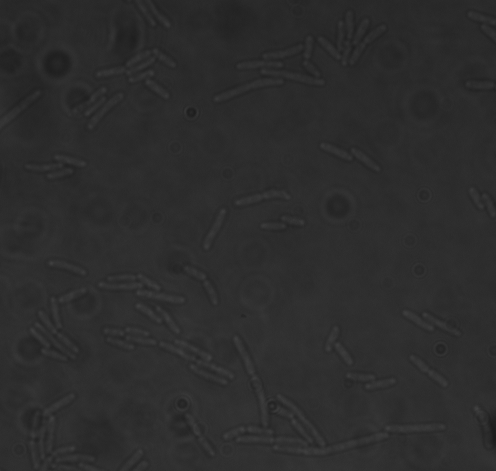
#> input picture AutonomousMicroscopy/ExampleData/BF_test_avg.tiff, 496 x 471 px; its folder holds only this picture in this run
$ python -i AutoFocusBF.py   (imports and definitions only)   (older library calls are emulated)
#> lines starting #> are read from the running program, lines starting #| are printed output that depends on the picture
### glados_pycromanager/autonomous/registry.py
"""Autonomous-microscopy function registry.

Phase 9 replaces the `eval(createFunctionWithKwargs(...))` recipe-dispatch
path with a registry lookup. Plugin modules under
`glados_pycromanager.AutonomousMicroscopy.{Analysis_Measurements,
Real_Time_Analysis,CustomFunctions}` decorate their callable functions
with ``@register("ModuleName.FunctionName")``. At runtime the executor
calls ``dispatch(name, *args, **kwargs)`` instead of building a Python
source string and eval'ing it.

The decorator is a no-op at call time — it just records the function in
the module-level ``_REGISTRY`` dict and returns it unchanged. Functions
remain importable / callable / testable in the usual way.

Phase 10.12 re-points :class:`NodeDispatchError` to the typed exception
in :mod:`glados_pycromanager.errors`. The previous local class subclassed
``KeyError``; an audit confirmed no code in the project catches the
registry exception via ``except KeyError`` (those blocks all catch
genuine dict-access errors), so promoting it to ``GladosError`` is
safe.
"""

from __future__ import annotations

import ast
from typing import Any, Callable, Mapping

from glados_pycromanager.errors import NodeDispatchError

__all__ = [
    "NodeDispatchError",
    "register",
    "dispatch",
    "dispatch_from_eval_text",
    "get",
    "is_registered",
    "registered_names",
    "get_metadata",
    "clear_metadata_cache",
]


_REGISTRY: dict[str, Callable] = {}

# T-G1: every node module rebuilds a fresh nested dict literal each time its
# module-level ``__function_metadata__()`` is called, and the GUI/dispatch code
# called it several times *per analysed frame* (twice for ``run``, four times
# for ``visualise``). The dict is a constant for a given loaded module, so it is
# cached here, keyed by the module stem ("FFT_im"), which is what every caller
# resolves against. Cleared by plugins.discovery.reload_all_node_modules(), the
# only supported way a node module's source changes at runtime.
_METADATA_CACHE: dict[str, dict] = {}


def register(name: str) -> Callable[[Callable], Callable]:
    """Decorator: record ``fn`` under ``name`` in the global registry.

    Args:
        name: The dotted node-function name as used in recipe JSON and
            menu strings — typically ``"<module-stem>.<function>"``,
            e.g. ``"AverageImage.AvgImage"``.

    Returns:
        Identity decorator; the decorated function is unchanged.
    """

    def _decorator(fn: Callable) -> Callable:
        existing = _REGISTRY.get(name)
        if existing is not None and existing is not fn:
            # A different *callable* under the same name is almost always a
            # real conflict (duplicate decorator, AppData-dropped node
            # shadowing a built-in). But Python test reloaders re-execute
            # plugin modules, which produces a brand-new function object
            # for the same source location — that case is idempotent, not
            # a conflict.
            same_source = (
                getattr(existing, "__module__", None) == getattr(fn, "__module__", None)
                and getattr(existing, "__qualname__", None) == getattr(fn, "__qualname__", None)
            )
            if not same_source:
                raise NodeDispatchError(
                    f"Refusing to re-register node function {name!r}: "
                    f"existing {existing!r}, new {fn!r}"
                )
        _REGISTRY[name] = fn
        return fn

    return _decorator


# [19 lines left out: function dispatch, not called in this run]


def is_registered(name: str) -> bool:
    """Return True if ``name`` resolves to a registered function."""
    return name in _REGISTRY


def registered_names() -> list[str]:
    """Return all registered names, sorted for stable iteration."""
    return sorted(_REGISTRY)


# [118 lines left out: functions get, _resolve_node_module, get_metadata, clear_metadata_cache, dispatch_from_eval_text, not called in this run]

### glados_pycromanager/AutonomousMicroscopy/CustomFunctions/AutoFocusBF.py
import logging
import os
import sys

#Sys insert to allow for proper importing from module via debug
if 'glados_pycromanager' not in sys.modules and 'site-packages' not in __file__:
    sys.path.insert(0, os.path.abspath(os.path.join(os.path.dirname(__file__), '..', '..')))

import inspect

# from shapely import Polygon, affinity
import os
import time

import numpy as np

from glados_pycromanager.AutonomousMicroscopy.MainScripts import FunctionHandling
from glados_pycromanager.autonomous.registry import register


# Required function __function_metadata__
# Should have an entry for every function in this file
# [48 lines left out: function __function_metadata__, not called in this run]


#-------------------------------------------------------------------------------------------------------------------------------
#Callable functions
#-------------------------------------------------------------------------------------------------------------------------------


def redondo_score(image):
    """Applies a sort-of Laplace filter to an image.

    Args:
    image: A NumPy array representing the image.

    Returns:
    A NumPy array representing the filtered image.
    """
    from scipy import signal  # deferred: scipy.signal costs ~1 s at startup (lazy-import-strategy.md)

    #Note that this kernel is not a typo - this is how it should be.
    kernel = np.array([[0, 1, 0],
                    [1, 0, 1],
                    [0, -3, 0]])
    # logging.info(image)
    filtered_image = signal.convolve2d(image/np.max(image), kernel)
    score = (np.mean(filtered_image**2))
    return 1/score

# [75 lines left out: functions blur_laplace_score, volath_score, tenengrad_score, testArray_report_sharpNess, single_sharpnessTest, not called in this run]

def sharpnessScore_from_image(image,method='Redondo'):
    if method == 'Redondo':
        finalScore = redondo_score(image)
    elif method == 'Volath':
        finalScore =  volath_score(image)
    elif method == 'Tenengrad':
        finalScore = tenengrad_score(image)
    elif method == 'Laplacian':
        finalScore = blur_laplace_score(image)
    logging.info("Sharpness score: %s", finalScore)
    return finalScore

# [202 lines left out: functions auto_focus_iter_rel_bf, auto_focus_iter_abs_bf, not called in this run]

>>> import cv2
>>> picture = cv2.imread('../../../AutonomousMicroscopy/ExampleData/BF_test_avg.tiff', cv2.IMREAD_GRAYSCALE)
#> picture is the input picture: shape (471, 496); min 28, max 65, mean 44.6
>>> result = sharpnessScore_from_image(picture)
#> in redondo_score, `filtered_image = signal.convolve2d(image/np.max(image), kernel)`:
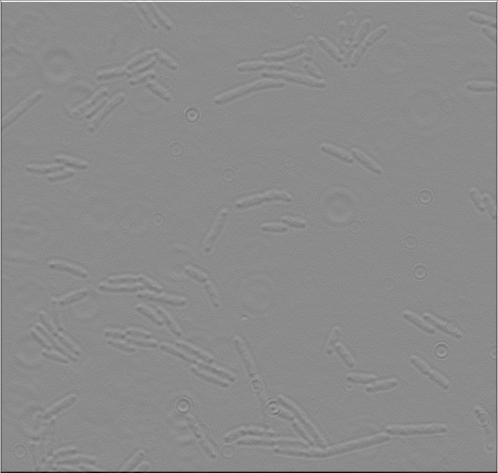
#> filtered_image: shape (473, 498) float64; min -2.58, max 2.14, mean 2.32e-17; drawn with min black and max white
#> in redondo_score, `score = (np.mean(filtered_image**2))`: score = 0.0275
#> in sharpnessScore_from_image, `finalScore = redondo_score(image)`: finalScore = 36.39
#> result = 36.39
